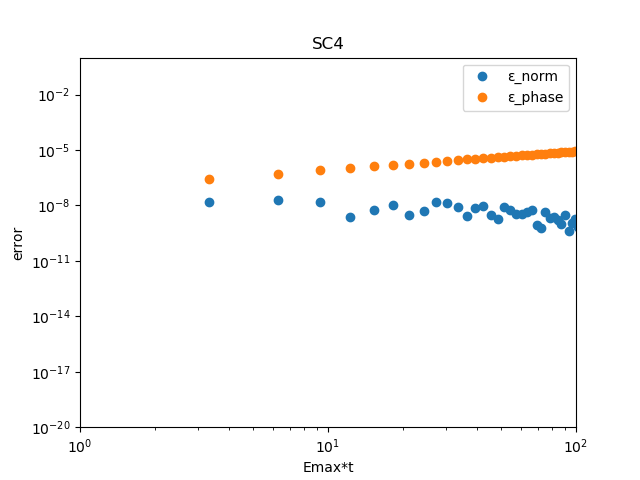

Write the Python code that produced this figure.
import numpy as np
import math
from scipy.special import jv # For Bessel function of the first kind
import matplotlib.pyplot as plt

# --- Parameters ---
PI = 3.14159265358979323 # Fortran's PI parameter
NMAX = 100  # Maximum number of rooms/points

# --- Subroutine CH: Implements Chebyshev propagation ---
# This subroutine is used by the main program and thus is not removed.
def ch_subroutine(ha_norm, hb_norm, egrid, emin, ph0, t, nmax_val):
    """
    Performs time evolution using the Chebyshev propagation method.

    Args:
        ha_norm (np.ndarray): Normalized diagonal Hamiltonian elements.
        hb_norm (np.ndarray): Normalized off-diagonal Hamiltonian elements.
        egrid (float): Energy grid span (EMAX - EMIN).
        emin (float): Minimum energy.
        ph0 (np.ndarray): Initial wave function (complex array).
        t (float): Total time for propagation.
        nmax_val (int): Maximum number of points (NMAX).

    Returns:
        np.ndarray: The propagated wave function (PH).
    """
    iu = 0.0 + 1.0j
    eps = 1e-16 # Convergence criterion for Bessel function series (from Fortran PARAMETER)
    imax = 1000 # Maximum iterations for Chebyshev series (from Fortran PARAMETER)

    # Initialize P, Q, R, PH for the Chebyshev series calculation
    # These are temporary arrays within the subroutine, distinct from main program's P,Q,R,S,T,U.
    p_cheb = np.zeros(nmax_val, dtype=np.complex128)
    q_cheb = np.zeros(nmax_val, dtype=np.complex128)
    r_cheb = np.zeros(nmax_val, dtype=np.complex128)
    ph_cheb = np.zeros(nmax_val, dtype=np.complex128) # Resulting propagated wave function

    # DO 20 N=1,NMAX
    # P(N)=PH0(N)
    # 20 CONTINUE
    for n_idx in range(nmax_val):
        p_cheb[n_idx] = ph0[n_idx]

    # Q(1) = -IU*(HA(1)*P(1)+HB(1)*P(2))
    q_cheb[0] = -iu * (ha_norm[0] * p_cheb[0] + hb_norm[0] * p_cheb[1])
    # DO 30 N=2,NMAX-1
    # Q(N) = -IU*(HB(N-1)*P(N-1)+HA(N)*P(N)+HB(N)*P(N+1))
    # 30 CONTINUE
    for n_idx in range(1, nmax_val - 1):
        q_cheb[n_idx] = -iu * (hb_norm[n_idx-1] * p_cheb[n_idx-1] + ha_norm[n_idx] * p_cheb[n_idx] + hb_norm[n_idx] * p_cheb[n_idx+1])
    # Q(NMAX)= -IU*(HB(NMAX-1)*P(NMAX-1)+HA(NMAX)*P(NMAX))
    q_cheb[nmax_val-1] = -iu * (hb_norm[nmax_val-2] * p_cheb[nmax_val-2] + ha_norm[nmax_val-1] * p_cheb[nmax_val-1])

    # Initial terms of the Chebyshev expansion
    # AN=DJBES(0,EGRID*T/2)
    an_0 = jv(0, egrid * t / 2.0) # Using scipy's Bessel function
    # DO 40 N=1,NMAX
    # PH(N)=AN*P(N)
    # 40 CONTINUE
    for n_idx in range(nmax_val):
        ph_cheb[n_idx] = an_0 * p_cheb[n_idx]

    # AN=2*DJBES(1,EGRID*T/2)
    an_1 = 2 * jv(1, egrid * t / 2.0) # Using scipy's Bessel function
    # DO 45 N=1,NMAX
    # PH(N)=PH(N)+AN*Q(N)
    # 45 CONTINUE
    for n_idx in range(nmax_val):
        ph_cheb[n_idx] = ph_cheb[n_idx] + an_1 * q_cheb[n_idx]

    # Main Chebyshev series loop
    # DO 1000 I=2, IMAX, 3
    # The Fortran GOTO logic for convergence is replaced by a Python `break`.
    for i in range(2, imax + 1, 3):
        # AN=2*DJBES(I,EGRID*T/2)
        an_i = 2 * jv(i, egrid * t / 2.0) # Using scipy's Bessel function
        # IF(ABS(AN).LT.EPS) GOTO 2000
        if abs(an_i) < eps:
            break # Exit loop if Bessel function term is negligible

        # R(1) = -2*IU*(HA(1)*Q(1)+HB(1)*Q(2))+P(1)
        r_cheb[0] = -2 * iu * (ha_norm[0] * q_cheb[0] + hb_norm[0] * q_cheb[1]) + p_cheb[0]
        # PH(1)=PH(1) +AN*R(1)
        ph_cheb[0] = ph_cheb[0] + an_i * r_cheb[0]
        # DO 70 N=2,NMAX-1
        # R(N)=-2*IU*(HB(N-1)*Q(N-1)+HA(N)*Q(N)+HB(N)*Q(N+1))+P(N)
        # PH(N)=PH(N)+AN*R(N)
        # 70 CONTINUE
        for n_idx in range(1, nmax_val - 1):
            r_cheb[n_idx] = -2 * iu * (hb_norm[n_idx-1] * q_cheb[n_idx-1] + ha_norm[n_idx] * q_cheb[n_idx] + hb_norm[n_idx] * q_cheb[n_idx+1]) + p_cheb[n_idx]
            ph_cheb[n_idx] = ph_cheb[n_idx] + an_i * r_cheb[n_idx]
        # R(NMAX)=-2*IU*(HB(NMAX-1)*Q(NMAX-1)+HA(NMAX)*Q(NMAX))+P(NMAX)
        r_cheb[nmax_val-1] = -2 * iu * (hb_norm[nmax_val-2] * q_cheb[nmax_val-2] + ha_norm[nmax_val-1] * q_cheb[nmax_val-1]) + p_cheb[nmax_val-1]
        # PH(NMAX)=PH(NMAX)+AN*R(NMAX)
        ph_cheb[nmax_val-1] = ph_cheb[nmax_val-1] + an_i * r_cheb[nmax_val-1]

        # AN=2*DJBES(I+1,EGRID*T/2)
        an_i_plus_1 = 2 * jv(i + 1, egrid * t / 2.0) # Using scipy's Bessel function
        if abs(an_i_plus_1) < eps:
            break

        # P(1) = -2*IU*(HA(1)*R(1)+HB(1)*R(2))+Q(1)
        p_temp_0 = -2 * iu * (ha_norm[0] * r_cheb[0] + hb_norm[0] * r_cheb[1]) + q_cheb[0]
        # PH(1)=PH(1) +AN*P(1)
        ph_cheb[0] = ph_cheb[0] + an_i_plus_1 * p_temp_0
        # DO 71 N=2,NMAX-1
        # P(N)=-2*IU*(HB(N-1)*R(N-1)+HA(N)*R(N)+HB(N)*R(N+1))+Q(N)
        # PH(N)=PH(N)+AN*P(N)
        # 71 CONTINUE
        for n_idx in range(1, nmax_val - 1):
            p_temp_n = -2 * iu * (hb_norm[n_idx-1] * r_cheb[n_idx-1] + ha_norm[n_idx] * r_cheb[n_idx] + hb_norm[n_idx] * r_cheb[n_idx+1]) + q_cheb[n_idx]
            ph_cheb[n_idx] = ph_cheb[n_idx] + an_i_plus_1 * p_temp_n
            p_cheb[n_idx] = p_temp_n # Update p_cheb for next iteration
        # P(NMAX)=-2*IU*(HB(NMAX-1)*R(NMAX-1)+HA(NMAX)*R(NMAX))+Q(NMAX)
        p_temp_nmax = -2 * iu * (hb_norm[nmax_val-2] * r_cheb[nmax_val-2] + ha_norm[nmax_val-1] * r_cheb[nmax_val-1]) + q_cheb[nmax_val-1]
        ph_cheb[nmax_val-1] = ph_cheb[nmax_val-1] + an_i_plus_1 * p_temp_nmax
        p_cheb[nmax_val-1] = p_temp_nmax # Update p_cheb for next iteration
        p_cheb[0] = p_temp_0 # Update p_cheb[0]

        # AN=2*DJBES(I+2,EGRID*T/2)
        an_i_plus_2 = 2 * jv(i + 2, egrid * t / 2.0) # Using scipy's Bessel function
        if abs(an_i_plus_2) < eps:
            break

        # Q(1) = -2*IU*(HA(1)*P(1)+HB(1)*P(2))+R(1)
        q_temp_0 = -2 * iu * (ha_norm[0] * p_cheb[0] + hb_norm[0] * p_cheb[1]) + r_cheb[0]
        # PH(1)=PH(1) +AN*Q(1)
        ph_cheb[0] = ph_cheb[0] + an_i_plus_2 * q_temp_0
        # DO 72 N=2,NMAX-1
        # Q(N)=-2*IU*(HB(N-1)*P(N-1)+HA(N)*P(N)+HB(N)*P(N+1))+R(N)
        # PH(N)=PH(N)+AN*Q(N)
        # 72 CONTINUE
        for n_idx in range(1, nmax_val - 1):
            q_temp_n = -2 * iu * (hb_norm[n_idx-1] * p_cheb[n_idx-1] + ha_norm[n_idx] * p_cheb[n_idx] + hb_norm[n_idx] * p_cheb[n_idx+1]) + r_cheb[n_idx]
            ph_cheb[n_idx] = ph_cheb[n_idx] + an_i_plus_2 * q_temp_n
            q_cheb[n_idx] = q_temp_n # Update q_cheb for next iteration
        # Q(NMAX)=-2*IU*(HB(NMAX-1)*P(NMAX-1)+HA(NMAX)*P(NMAX))+R(NMAX)
        q_temp_nmax = -2 * iu * (hb_norm[nmax_val-2] * p_cheb[nmax_val-2] + ha_norm[nmax_val-1] * p_cheb[nmax_val-1]) + r_cheb[nmax_val-1]
        ph_cheb[nmax_val-1] = ph_cheb[nmax_val-1] + an_i_plus_2 * q_temp_nmax
        q_cheb[nmax_val-1] = q_temp_nmax # Update q_cheb for next iteration
        q_cheb[0] = q_temp_0 # Update q_cheb[0]

    else: # This block executes if the loop completes without a 'break'
        print('CHEBYSHEV NOT CONVERGE')

    # Final transformation
    # DO 80 N=1,NMAX
    # PH(N)=PH(N)*EXP(-IU*(EGRID/2+EMIN)*T)
    # 80 CONTINUE
    for n_idx in range(nmax_val):
        ph_cheb[n_idx] = ph_cheb[n_idx] * np.exp(-iu * (egrid / 2.0 + emin) * t)

    return ph_cheb

# --- Main Program: NROOM ---
def nroom_program():
    """
    Main program to simulate N-room quantum mechanics using a 5-step time evolution method.
    It compares the 5-step method's result with an exact solution obtained via Chebyshev propagation.
    """
    # Define complex imaginary unit
    iu = 0.0 + 1.0j

    # --- Initial Data ---
    # OPEN(20,FILE='sc4.dat')
    try:
        f_sc4_out = open('sc4.dat', 'w')
    except Exception as e:
        print(f"Error opening sc4.dat: {e}")
        return
    
    plot_y = [[] for _ in range(6) ]

    # WRITE(*,*) 'ALPHA'
    # READ(*,*) ALPHA
    print('ALPHA')
    try:
        alpha = float(input())
    except ValueError:
        print("Invalid input. Please enter a number for ALPHA.")
        f_sc4_out.close()
        return

    dx = 1.0
    dx2 = dx * dx
    
    # EMAX=1/DX2+1
    emax_initial = 1.0 / dx2 + 1.0
    
    # DT=ALPHA/EMAX
    dt = alpha / emax_initial
    
    # MTIME=(2*PI/ALPHA) * 40
    # MTIME=MIN(MTIME,100000)
    mtime = (2 * PI / alpha) * 40
    mtime = min(int(mtime), 100000) # Ensure MTIME is an integer

    # --- Calculation of Hamiltonian ---
    # DIMENSION HA(NMAX),HB(NMAX-1),V(NMAX)
    ha = np.zeros(NMAX, dtype=np.float64)
    hb = np.zeros(NMAX - 1, dtype=np.float64) # HB has NMAX-1 elements
    v_potential = np.zeros(NMAX, dtype=np.float64)

    # DO 50 N=1,NMAX
    # IF(45.LE.N .AND. N.LE.55) THEN
    #   V(N)=0.05*COS((I-50)/5.0 * PI/2)**2  <- Assuming 'I' should be 'N'
    # ELSE
    #   V(N)=0
    # ENDIF
    # HA(N) = V(N)
    # 50 CONTINUE
    for n_idx in range(NMAX):
        # Fortran N is (n_idx + 1) in Python
        if 45 <= (n_idx + 1) <= 55:
            # (I-50) in Fortran is ((n_idx+1)-50) in Python
            v_potential[n_idx] = 0.05 * (np.cos(((n_idx + 1) - 50) / 5.0 * PI / 2.0))**2
        else:
            v_potential[n_idx] = 0.0
        ha[n_idx] = v_potential[n_idx] # HA(N) = V(N)

    # DO 51 N=1,NMAX-1
    # HB(N) = -0.5/DX2
    # 51 CONTINUE
    for n_idx in range(NMAX - 1):
        hb[n_idx] = -0.5 / dx2

    # --- Normalization of Hamiltonian (for Chebyshev subroutine) ---
    # VMAX=0
    # VMIN=0
    # DO 10 N=1,NMAX
    # IF(V(N).GT.VMAX) VMAX=V(N)
    # IF(V(N).LT.VMIN) VMIN=V(N)
    # 10 CONTINUE
    # The Fortran code then hardcodes VMAX=1.0, overriding the calculation.
    # So, we just use the hardcoded value directly.
    vmax_actual = 1.0
    print(f'VMAX={vmax_actual:15.7E}')

    # EMAX=1/DX2 +VMAX
    # EMIN=-1/DX2
    emax_cheb = 1.0 / dx2 + vmax_actual
    emin_cheb = -1.0 / dx2
    
    # EGRID=EMAX-EMIN
    egrid = emax_cheb - emin_cheb

    # DIMENSION HAN(NMAX),HBN(NMAX-1)
    han_norm = np.zeros(NMAX, dtype=np.float64)
    hbn_norm = np.zeros(NMAX - 1, dtype=np.float64)

    # DO 20 N=1,NMAX
    # HAN(N)=(HA(N)-EGRID/2-EMIN)*2/EGRID
    # IF(N.LT.NMAX) HBN(N)=HB(N)*2/EGRID
    # 20 CONTINUE
    for n_idx in range(NMAX):
        han_norm[n_idx] = (ha[n_idx] - egrid / 2.0 - emin_cheb) * 2.0 / egrid
        if n_idx < NMAX - 1:
            hbn_norm[n_idx] = hb[n_idx] * 2.0 / egrid

    print(f'EGRID={egrid:15.7E}')
    print('TIME,M') # 'M' is just a label in Fortran output, not a variable

    # --- Setting Initial Wave Function (Gaussian Wave Packet) ---
    # COMPLEX*16 PH0(NMAX)
    ph0 = np.zeros(NMAX, dtype=np.complex128)
    
    # X0=0.25*DX*NMAX
    # SG=0.1*DX*NMAX
    # PA=0.1*2*PI/DX
    x0 = 0.25 * dx * NMAX
    sg = 0.1 * dx * NMAX
    pa_momentum = 0.1 * 2 * PI / dx # Renamed to avoid conflict with normalization PA

    # DO 60 N=1,NMAX
    # X=N*DX
    # PH0(N)= EXP(-0.5*(X-X0)**2/SG**2) * EXP(IU*PA*(X-X0))
    # 60 CONTINUE
    for n_idx in range(NMAX):
        x = (n_idx + 1) * dx # Fortran N*DX
        ph0[n_idx] = np.exp(-0.5 * (x - x0)**2 / sg**2) * np.exp(iu * pa_momentum * (x - x0))

    # --- Normalization of Initial Wave Function ---
    pa_norm_factor = 0.0
    # DO 101 N=1,NMAX
    # PA = PA + ABS(PH0(N))**2
    # 101 CONTINUE
    for n_idx in range(NMAX):
        pa_norm_factor += np.abs(ph0[n_idx])**2
    pa_norm_factor = np.sqrt(pa_norm_factor)

    # COMPLEX*16 P(NMAX),Q(NMAX),R(NMAX),S(NMAX),T(NMAX),U(NMAX)
    p_psi = np.zeros(NMAX, dtype=np.complex128)
    q_psi = np.zeros(NMAX, dtype=np.complex128)
    r_psi = np.zeros(NMAX, dtype=np.complex128)
    s_psi = np.zeros(NMAX, dtype=np.complex128)
    t_psi = np.zeros(NMAX, dtype=np.complex128)
    u_temp = np.zeros(NMAX, dtype=np.complex128) # U is a temporary array in the main loop

    # DO 110 N=1,NMAX
    # PH0(N)=PH0(N)/PA
    # P(N)=PH0(N)
    # 110 CONTINUE
    for n_idx in range(NMAX):
        ph0[n_idx] = ph0[n_idx] / pa_norm_factor
        p_psi[n_idx] = ph0[n_idx] # P is psi(t=0)

    # Initial calls to CH for the first few time steps (psi(dt), psi(2dt), psi(3dt))
    # CALL CH(HAN,HBN,EGRID,EMIN,PH0,DT,Q)
    q_psi[:] = ch_subroutine(han_norm, hbn_norm, egrid, emin_cheb, ph0, dt, NMAX)
    # CALL CH(HAN,HBN,EGRID,EMIN,PH0,2*DT,R)
    r_psi[:] = ch_subroutine(han_norm, hbn_norm, egrid, emin_cheb, ph0, 2 * dt, NMAX)
    # CALL CH(HAN,HBN,EGRID,EMIN,PH0,3*DT,S)
    s_psi[:] = ch_subroutine(han_norm, hbn_norm, egrid, emin_cheb, ph0, 3 * dt, NMAX)
    # T is not explicitly initialized here in Fortran, but will be calculated in the loop.
    # For clarity, we'll ensure it's a valid numpy array.
    t_psi[:] = np.zeros(NMAX, dtype=np.complex128)


    # --- Time Evolution Loop (5-step method) ---
    # DO 1000 ITIME=3,MTIME,5
    for itime in range(3, mtime + 1, 5): # Loop starts at 3, increments by 5
        tt = dt * itime # Current simulation time

        # --- Output Wave Function ---
        # IF(MOD(ITIME,30).EQ. 3) THEN
        if (itime % 30) == 3:
            # CALL CH(HAN,HBN,EGRID,EMIN,PH0,TT,PH)
            # PH is the exact solution at time TT, calculated by Chebyshev
            ph_exact = ch_subroutine(han_norm, hbn_norm, egrid, emin_cheb, ph0, tt, NMAX)

            anorm = 0.0
            ovr = 0.0 + 0.0j
            # DO 150 N=1,NMAX
            # ANORM=ANORM+ABS(S(N))**2
            # OVR=OVR+DCONJG(S(N))*PH(N)
            # 150 CONTINUE
            for n_idx in range(NMAX):
                anorm += np.abs(s_psi[n_idx])**2 # S is the current state from the 5-step method for output
                ovr += np.conjugate(s_psi[n_idx]) * ph_exact[n_idx]

            # WRITE(20,100) ITIME,EMAX*TT,ABS(ANORM-1),
            # &ABS(1- ABS(OVR)),ABS(DATAN2(DIMAG(OVR),DBLE(OVR)))
            # 100 FORMAT(1H ,I7,30E15.7)
            file_output = (
                f"{itime:7d} {emax_initial*tt:15.7E} {np.abs(anorm-1):15.7E} "
                f"{np.abs(1.0 - np.abs(ovr)):15.7E} {np.abs(math.atan2(ovr.imag, ovr.real)):15.7E}"
            )
            print(file_output) # Print to console as well for debugging/monitoring
            f_sc4_out.write(file_output + "\n")

            plot_y[0].append(itime)
            plot_y[1].append(emax_initial*tt)
            plot_y[2].append(abs(anorm-1))
            plot_y[3].append(abs(1.0 - abs(ovr)))
            plot_y[4].append(abs(abs(np.arctan2(ovr.imag, ovr.real))))
            #plot_y[5].append(abs(em*dt)**3 / 6.0 * itime)

        # --- Time Evolution (5-step method) ---
        # These are in-place updates. The variables P, Q, R, S, T
        # are updated sequentially, with each step using the most recently
        # updated values of the variables.

        # DO 80 N=1,NMAX
        # U(N) = (2*Q(N)-R(N)+2*S(N))/3.0
        # 80 CONTINUE
        u_temp[:] = (2 * q_psi - r_psi + 2 * s_psi) / 3.0
        
        # T(1)= -4*IU*DT*(HA(1)*U(1)+HB(1)*U(2)) + P(1)
        t_psi[0] = -4 * iu * dt * (ha[0] * u_temp[0] + hb[0] * u_temp[1]) + p_psi[0]
        # DO 70 N=2,NMAX-1
        # T(N)= -4*IU*DT*(HB(N-1)*U(N-1)+HA(N)*U(N)+HB(N)*U(N+1)) + P(N)
        # 70 CONTINUE
        for n_idx in range(1, NMAX - 1):
            t_psi[n_idx] = -4 * iu * dt * (hb[n_idx-1] * u_temp[n_idx-1] + ha[n_idx] * u_temp[n_idx] + hb[n_idx] * u_temp[n_idx+1]) + p_psi[n_idx]
        # T(NMAX)=-4*IU*DT*(HB(NMAX-1)*U(NMAX-1)+HA(NMAX)*U(NMAX)) + P(NMAX)
        t_psi[NMAX-1] = -4 * iu * dt * (hb[NMAX-2] * u_temp[NMAX-2] + ha[NMAX-1] * u_temp[NMAX-1]) + p_psi[NMAX-1]

        # DO 81 N=1,NMAX
        # U(N) = (2*R(N)-S(N)+2*T(N))/3.0
        # 81 CONTINUE
        # Uses current R, S, and the NEW T
        u_temp[:] = (2 * r_psi - s_psi + 2 * t_psi) / 3.0
        
        # P(1) = -4*IU*DT*(HA(1)*U(1)+HB(1)*U(2)) +Q(1)
        p_psi[0] = -4 * iu * dt * (ha[0] * u_temp[0] + hb[0] * u_temp[1]) + q_psi[0]
        # DO 71 N=2,NMAX-1
        # P(N)= -4*IU*DT*(HB(N-1)*U(N-1)+HA(N)*U(N)+HB(N)*U(N+1))+Q(N)
        # 71 CONTINUE
        for n_idx in range(1, NMAX - 1):
            p_psi[n_idx] = -4 * iu * dt * (hb[n_idx-1] * u_temp[n_idx-1] + ha[n_idx] * u_temp[n_idx] + hb[n_idx] * u_temp[n_idx+1]) + q_psi[n_idx]
        # P(NMAX)=-4*IU*DT*(HB(NMAX-1)*U(NMAX-1)+HA(NMAX)*U(NMAX)) + Q(NMAX)
        p_psi[NMAX-1] = -4 * iu * dt * (hb[NMAX-2] * u_temp[NMAX-2] + ha[NMAX-1] * u_temp[NMAX-1]) + q_psi[NMAX-1]

        # DO 82 N=1,NMAX
        # U(N) = (2*S(N)-T(N)+2*P(N))/3.0
        # 82 CONTINUE
        # Uses current S, and the NEW T, P
        u_temp[:] = (2 * s_psi - t_psi + 2 * p_psi) / 3.0
        
        # Q(1) = -4*IU*DT*(HA(1)*U(1)+HB(1)*U(2)) + R(1)
        q_psi[0] = -4 * iu * dt * (ha[0] * u_temp[0] + hb[0] * u_temp[1]) + r_psi[0]
        # DO 72 N=2,NMAX-1
        # Q(N)= -4*IU*DT*(HB(N-1)*U(N-1)+HA(N)*U(N)+HB(N)*U(N+1))+R(N)
        # 72 CONTINUE
        for n_idx in range(1, NMAX - 1):
            q_psi[n_idx] = -4 * iu * dt * (hb[n_idx-1] * u_temp[n_idx-1] + ha[n_idx] * u_temp[n_idx] + hb[n_idx] * u_temp[n_idx+1]) + r_psi[n_idx]
        # Q(NMAX)=-4*IU*DT*(HB(NMAX-1)*U(NMAX-1)+HA(NMAX)*U(NMAX))+R(NMAX)
        q_psi[NMAX-1] = -4 * iu * dt * (hb[NMAX-2] * u_temp[NMAX-2] + ha[NMAX-1] * u_temp[NMAX-1]) + r_psi[NMAX-1]

        # DO 83 N=1,NMAX
        # U(N) = (2*T(N)-P(N)+2*Q(N))/3.0
        # 83 CONTINUE
        # Uses the NEW T, P, Q
        u_temp[:] = (2 * t_psi - p_psi + 2 * q_psi) / 3.0
        
        # R(1) = -4*IU*DT*(HA(1)*U(1)+HB(1)*U(2))+S(1)
        r_psi[0] = -4 * iu * dt * (ha[0] * u_temp[0] + hb[0] * u_temp[1]) + s_psi[0]
        # DO 73 N=2,NMAX-1
        # R(N)= -4*IU*DT*(HB(N-1)*U(N-1)+HA(N)*U(N)+HB(N)*U(N+1))+S(N)
        # 73 CONTINUE
        for n_idx in range(1, NMAX - 1):
            r_psi[n_idx] = -4 * iu * dt * (hb[n_idx-1] * u_temp[n_idx-1] + ha[n_idx] * u_temp[n_idx] + hb[n_idx] * u_temp[n_idx+1]) + s_psi[n_idx]
        # R(NMAX)=-4*IU*DT*(HB(NMAX-1)*U(NMAX-1)+HA(NMAX)*U(NMAX))+S(NMAX)
        r_psi[NMAX-1] = -4 * iu * dt * (hb[NMAX-2] * u_temp[NMAX-2] + ha[NMAX-1] * u_temp[NMAX-1]) + s_psi[NMAX-1]

        # DO 84 N=1,NMAX
        # U(N) = (2*P(N)-Q(N)+2*R(N))/3.0
        # 84 CONTINUE
        # Uses the NEW P, Q, R
        u_temp[:] = (2 * p_psi - q_psi + 2 * r_psi) / 3.0
        
        # S(1) = -4*IU*DT*(HA(1)*U(1)+HB(1)*U(2))+T(1)
        s_psi[0] = -4 * iu * dt * (ha[0] * u_temp[0] + hb[0] * u_temp[1]) + t_psi[0]
        # DO 74 N=2,NMAX-1
        # S(N)= -4*IU*DT*(HB(N-1)*U(N-1)+HA(N)*U(N)+HB(N)*U(N+1))+T(N)
        # 74 CONTINUE
        for n_idx in range(1, NMAX - 1):
            s_psi[n_idx] = -4 * iu * dt * (hb[n_idx-1] * u_temp[n_idx-1] + ha[n_idx] * u_temp[n_idx] + hb[n_idx] * u_temp[n_idx+1]) + t_psi[n_idx]
        # S(NMAX)=-4*IU*DT*(HB(NMAX-1)*U(NMAX-1)+HA(NMAX)*U(NMAX))+T(NMAX)
        s_psi[NMAX-1] = -4 * iu * dt * (hb[NMAX-2] * u_temp[NMAX-2] + ha[NMAX-1] * u_temp[NMAX-1]) + t_psi[NMAX-1]


    #
    # plot
    #
    plt.gca().clear()
    plt.title('SC4')
    plt.xlabel(r'Emax*t')
    plt.ylabel(r'error')
    plt.xscale('log')
    plt.yscale('log')
    plt.xlim([1,100])
    plt.ylim([1e-20,1])
    plt.plot(plot_y[1],plot_y[2], marker='o',    linestyle='None',  label='ε_norm')
    plt.plot(plot_y[1],plot_y[4], marker='o',    linestyle='None',  label='ε_phase')
    #plt.plot(plot_y[1],plot_y[5], marker='None', linestyle='dashed',label='ε_theory')
    plt.legend()
    plt.show()
    plt.savefig("sc4.png")

    # Close the output file
    f_sc4_out.close()
    print("Program finished. Results written to sc4.dat")

# Call the main program function
if __name__ == '__main__':
    nroom_program()
    
